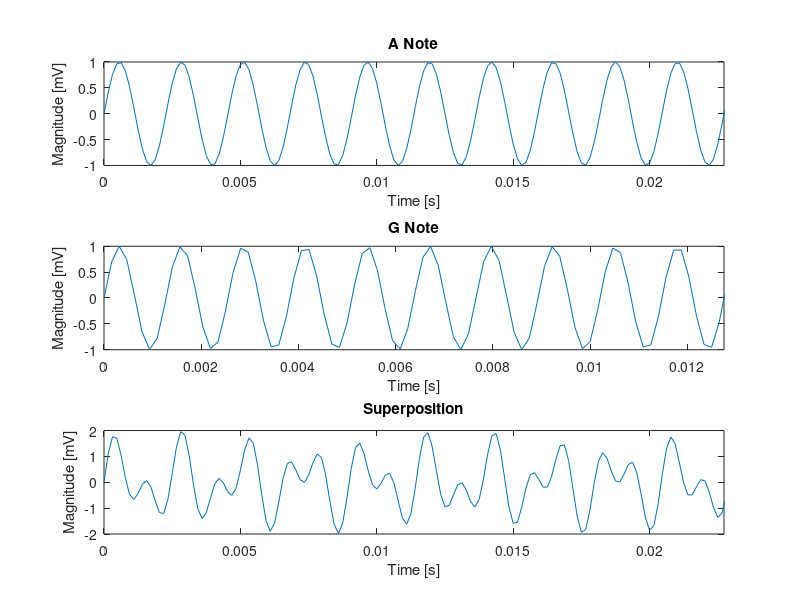
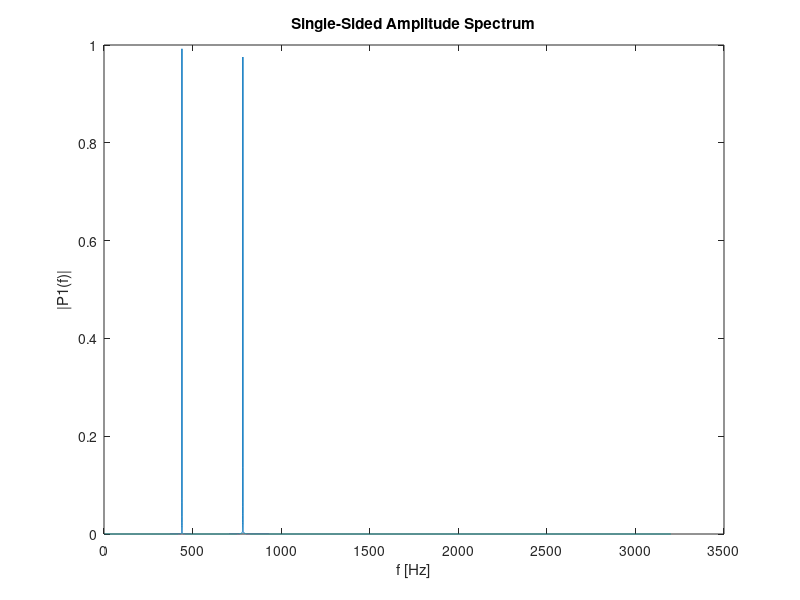

Write the MATLAB code that produced these figures, in order.
%{
% Name: Joshua Vincent
% Lab: BIOE 162
% Session: M | T
% Date: 25 January 2021
%}

clear

% Model a simple sinusoid
fs = 6400;
dt = 1/fs;
ns = 10;
t = 0:dt:ns;

% Low frequency
a = 1;
fa = 440; % A Note
perioda = fa^(-1);
omegaa = 2*pi*fa;
phia = 0;
ya = a*sin((omegaa*t) + phia);

% Higher frequency
b = 1;
fb = 784; % G Note
periodb = fb^(-1);
omegab = 2*pi*fb;
phib = 0;
yb = b*sin((omegab*t) + phib);

% Superposition
yab = ya + yb;

% Number of periods to display
count = 10;

% Plot 'A' Note
figure()
subplot(311)
plot(t, ya)
xlim([0 count*perioda])
xlabel("Time [s]")
ylabel("Magnitude [mV]")
title("A Note")

% Plot 'G' Note
subplot(312)
plot(t, yb)
xlim([0 count*periodb])
xlabel("Time [s]")
ylabel("Magnitude [mV]")
title("G Note")

% Plot Superposition
subplot(313)
plot(t, yab)
xlim([0 count*perioda])
xlabel("Time [s]")
ylabel("Magnitude [mV]")
title("Superposition")

L = length(yab);
Yab = fft(yab);
% Calculate the double-sided spectrum
P2 = abs(Yab/L);
% Calculate the single-sided spectrum
P1 = P2(1:(L/2) + 1);
P1(2:end - 1) = 2*P1(2:end-1);

% Frequencies
f = fs*(0:(L/2))/L;

% Plot the single-sided specturm
figure()
plot(f, P1)
xlabel("f [Hz]")
ylabel("|P1(f)|")
title("Single-Sided Amplitude Spectrum")